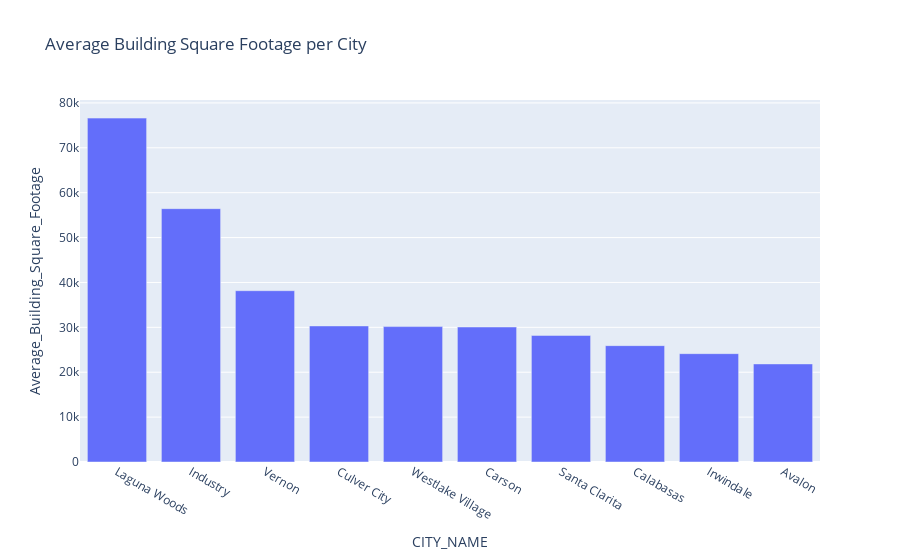

Here is the notebook cell this chart was saved with:
### Code cell
# Find the average unbuilt square footage per city
df_average_building_sqft_per_city = df.groupby('CITY_NAME')['BUILDING_SQFT'].mean().reset_index(name='Average_Building_Square_Footage')

# Sort the dataframe by 'Average_Unbuilt_Square_Footage' in descending order and take the first 10 rows
top_cities_building_sqft = df_average_building_sqft_per_city.sort_values('Average_Building_Square_Footage', ascending=False).head(10)

# Visualization for top 10 cities with highest unbuilt square footage
fig_building_sqft_per_city = px.bar(top_cities_building_sqft, x='CITY_NAME', y='Average_Building_Square_Footage',
                                   title='Average Building Square Footage per City')
fig_building_sqft_per_city.show()

### Figure 1 — Plotly figure (JSON) as saved in the notebook; plotly's stock layout.template omitted (floating-point values rounded to 4 significant figures)
{"data": [{"alignmentgroup": "True", "hovertemplate": "CITY_NAME=%{x}<br>Average_Building_Square_Footage=%{y}<extra></extra>", "legendgroup": "", "marker": {"color": "#636efa", "pattern": {"shape": ""}}, "name": "", "offsetgroup": "", "orientation": "v", "showlegend": false, "textposition": "auto", "type": "bar", "x": ["Laguna Woods", "Industry", "Vernon", "Culver City", "Westlake Village", "Carson", "Santa Clarita", "Calabasas", "Irwindale", "Avalon"], "xaxis": "x", "y": [76620.0, 56440.0, 38160.0, 30310.0, 30160.0, 30080.0, 28200.0, 25930.0, 24140.0, 21850.0], "yaxis": "y"}], "layout": {"barmode": "relative", "legend": {"tracegroupgap": 0}, "title": {"text": "Average Building Square Footage per City"}, "xaxis": {"anchor": "y", "domain": [0, 1], "title": {"text": "CITY_NAME"}}, "yaxis": {"anchor": "x", "domain": [0, 1], "title": {"text": "Average_Building_Square_Footage"}}}}
